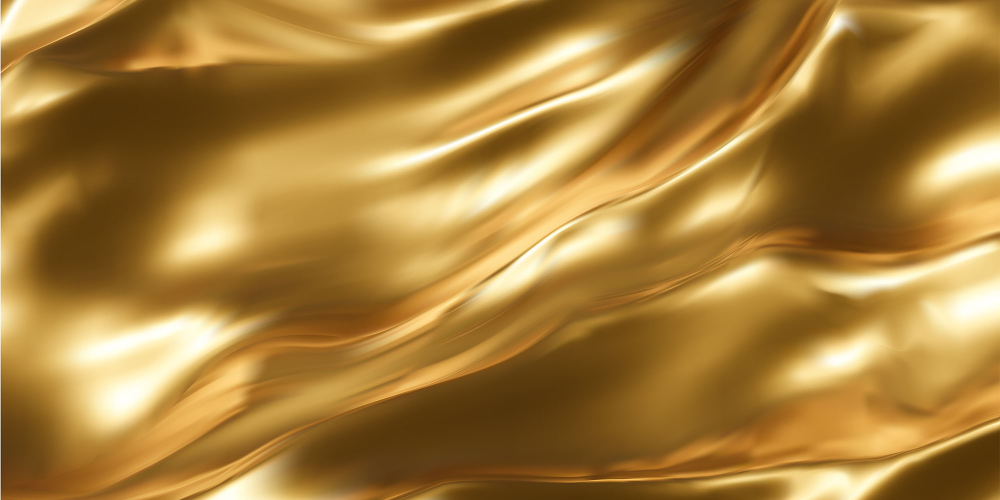
#> input picture python/assets/line-gradient.jpg, 2000 x 1000 px (shown at 1/2 size); the run also reads 1 picture not shown here
$ python generate_image.py
#> lines starting #> are read from the running program, lines starting #| are printed output that depends on the picture; after the words box and inside, x2 and y2 are one past the last pixel; in counts of white or black regions, pixels touching at a corner belong together
import os
import glob
import random
from PIL import Image, ImageDraw
import numpy as np

# 线条数据
api_data = [0.6384532879572101,0.6722419265351831,0.7150069025046927,0.7950014287474461,0.7947472945790489,0.7401317673768544,0.722553607379248,0.710701473808543,0.7486681462855103,0.8164330856107183,0.8681893211318872,0.8817548877567277,0.9349614485890521,0.964264007668949,0.9190144637729916,0.8897349483646959,0.8271815423739173,0.7643971036758967,0.7279158765564631,0.6979542578586894,0.7233332713748055,0.7747760093414968,0.7853260643053066,0.8180706957387998,0.8012979895544359,0.7803295857794137,0.7741721301053544,0.8194357198485236,0.8123604227389977,0.7609153840702542,0.7184480029064213,0.6879150533424416,0.7401742771372042,0.7759490865669978,0.7706585181576572,0.7193308153776672,0.6562197847270008,0.6374215237935422,0.5711044458527876,0.5336893307666897,0.5230385777263182,0.5697626660827446,0.5886864215912023,0.6511636997489193,0.6707873544093793,0.6600810577997347,0.6374397917523359,0.6120722429801783,0.5389905525865505,0.5009884389941488,0.45042327309431557,0.45090859577782777,0.5918579389934034,0.5629251234054288,0.497865775042301,0.5001521970745436,0.41577803883284,0.37752034651258365,0.40986274240789383,0.41811184467158874,0.4726907428326413,0.5414148488621398,0.5521786297677965,0.623958433820216,0.6544862013609147,0.6848326296745111,0.7293415403705625,0.6702789533707362,0.6582040232212212,0.6022059353973668,0.5715271380167248,0.48669858342531136,0.4531680642775446,0.5089018854148528,0.5441697000018825,0.6251733733314658,0.6617058227369321,0.6940778733701741,0.7305809435481159,0.7872230015697701,0.8050480002628514,0.8418668435205406,0.8791737552246597,0.9249181478204946,0.9845238855330636,0.9480950577209271,0.9291779962699995,0.8926954211272546,0.8517785219149219,0.8415764467823856,0.8025490472194202,0.7491707500795712,0.7057606746875817,0.6864074510438387,0.6387986170078879,0.6218962538596626,0.6753289643510407,0.683565638606696,0.7262985457541202,0.7687455425527066,0.8084329136479802,0.9001022525759521,0.896870036591346,0.9314359444180033,0.22067398735878385,0.24421171078981718,0.32285387561587225,0.377905455539321,0.41692685632079884,0.4592217941418426,0.47988594762676595,0.5623327018024877,0.5847484810950987,0.5807032999409543,0.5599501894897138,0.5070985201347548,0.4890037584718692,0.41918153007628906,0.39732864461851597,0.3574562565028583,0.2699494449094151,0.27579268577915844,0.26218049477765915,0.3181582712139383,0.38674888351763204,0.42448353727753874,0.41053788276720615,0.33720608897402204,0.3086945978816694,0.28679893387347777,0.20892099170190098,0.17899732024001325,0.1691904837122556,0.18013218904548634,0.18916595669284858,0.2304593378447073,0.30870087216678094,0.31178989639951116,0.402564400280286,0.4196688859999991,0.4627838162544641,0.4592056626484451,0.4471180056212264,0.4379109744442666,0.4744614655142857,0.43264060983080616,0.4127432245511649,0.42448751683518143,0.46744307019141196,0.5457799667350131,0.5606282911952337,0.6268052869160807,0.6500317671217357,0.7150099458820296,0.7638030197741442,0.7985705733091052]

# 配置
size = (956, 671)
num_layers = 3
num_lines = 3
imgs_per_layer = 8
random.seed(42)
def rand_rgba(alpha=128):
    return (random.randint(100, 255), random.randint(100, 255), random.randint(100, 255), alpha)

imgset_paths = sorted(glob.glob('imgset/*'))
bg_gradient = Image.open('assets/bg-gradient.png').convert('RGBA')
line_gradient = Image.open('assets/line-gradient.jpg').convert('RGBA')
overall_bg = Image.open('assets/bg.png').convert('RGBA').resize(size)
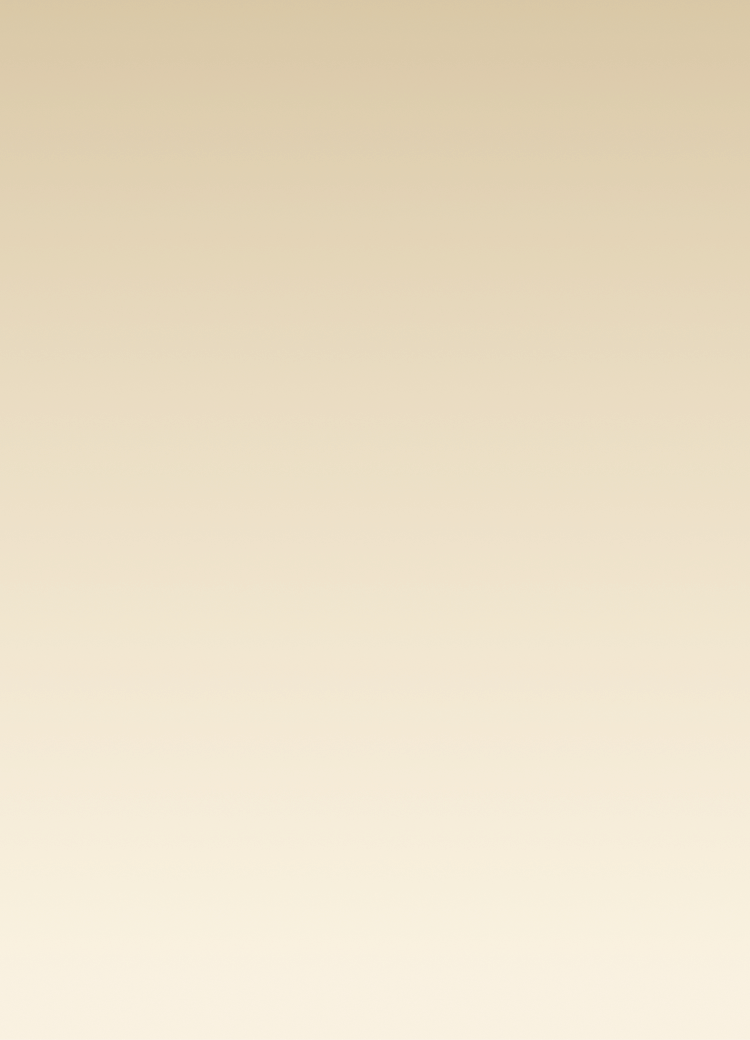
#> input picture python/assets/bg.png, 750 x 1040 px

points_per_line = len(api_data) // num_lines

# 1. 生成每层背景（折线下方区域，渐变+色块）
backgrounds = []
for i in range(num_layers):
    line_data = api_data[i*points_per_line:(i+1)*points_per_line]
    points = [(int(x*size[0]/(points_per_line-1)), int(size[1] - y*size[1])) for x, y in enumerate(line_data)]
    poly = points + [(size[0], size[1]), (0, size[1])]
    mask = Image.new('L', size, 0)
    ImageDraw.Draw(mask).polygon(poly, fill=255)
    color_bg = Image.new('RGBA', size, rand_rgba(180))
    grad_bg = bg_gradient.resize(size)
    color_with_grad = color_bg.copy()
    color_with_grad.putalpha(grad_bg.split()[-1])
    layer_bg = Image.new('RGBA', size, (0,0,0,0))
    layer_bg.paste(color_with_grad, (0,0), mask)
    backgrounds.append(layer_bg)
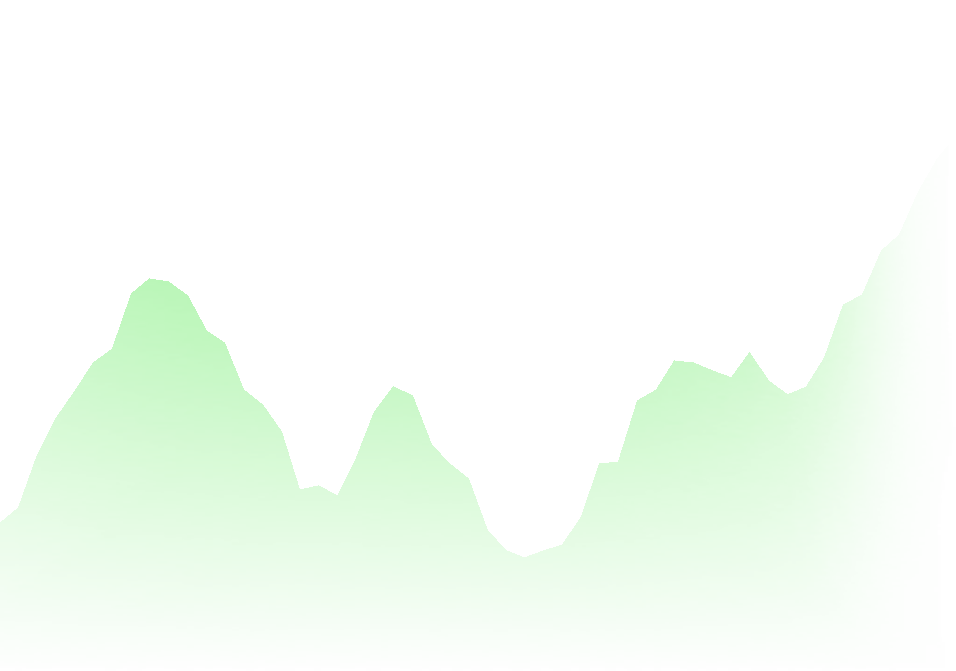
#> layer_bg: PIL image 956x671 RGBA; mean R, G, B, A 52.1, 98.8, 50.4, 16.7; transparent parts drawn white
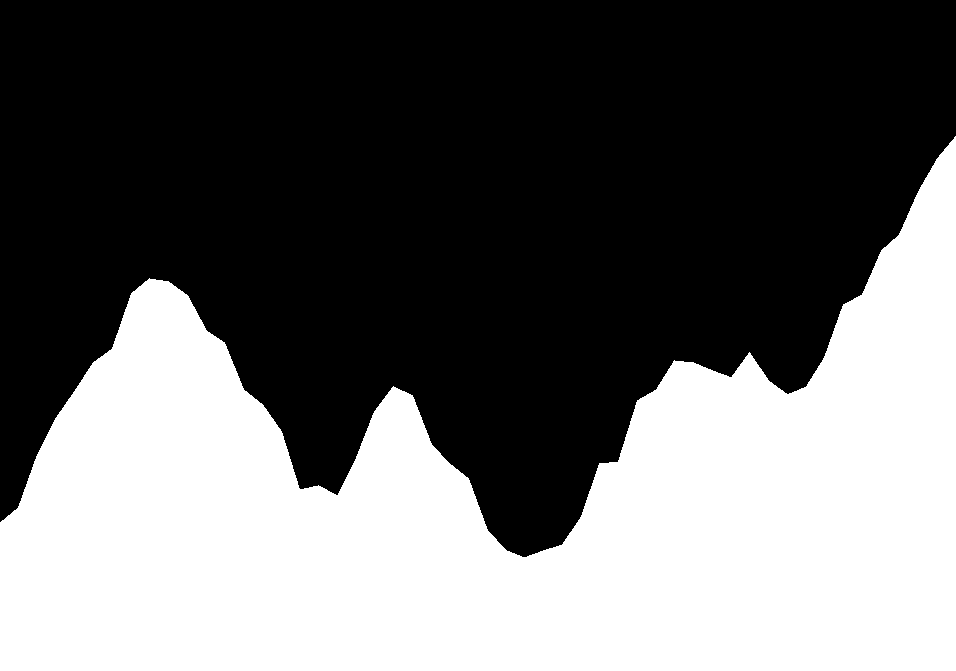
#> mask: PIL image 956x671 L; 41.3% white; 1 white region, box (x1, y1, x2, y2) and area: (0, 136, 956, 671) 265143
#> after the loop, backgrounds = 3 items

# 2. 生成每层建筑（横向依次排开，底部对齐，等比缩放）
buildings = []
for i in range(num_layers):
    layer = Image.new('RGBA', size, (0,0,0,0))  # 全透明
    chosen_imgs = [random.choice(imgset_paths) for _ in range(imgs_per_layer)]
    line_data = api_data[i*points_per_line:(i+1)*points_per_line]
    for j, img_path in enumerate(chosen_imgs):
        x0 = int(j * size[0] / imgs_per_layer)
#> x0 = 0
        x1 = int((j+1) * size[0] / imgs_per_layer)
#> x1 = 119
        w = x1 - x0
#> w = 119
        center_idx = int((j + 0.5) * points_per_line / imgs_per_layer)
        h_ratio = line_data[min(center_idx, points_per_line-1)]
        h = int(size[1] * h_ratio)
#> h = 533
        img = Image.open(img_path).convert('RGBA')
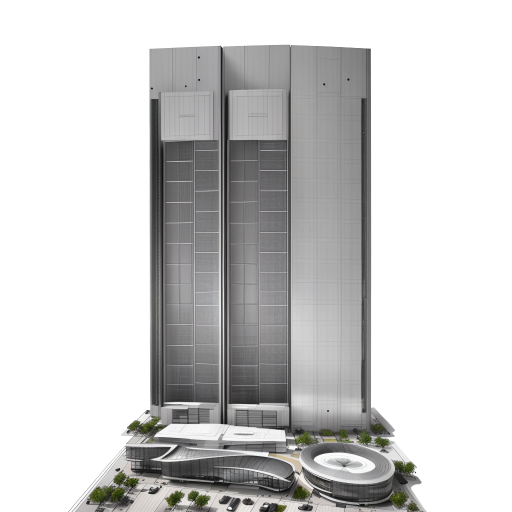
#> input picture python/imgset/ComfyUI_flat_00036_.png, 1024 x 1024 px (shown at 1/2 size)
#> img is the input picture: PIL image 1024x1024 RGBA; mean R, G, B, A 205.6, 205.3, 205.1, 107.8
        orig_w, orig_h = img.size
#> orig_w = 1024; orig_h = 1024
        scale = h / orig_h
#> scale = 0.521
        new_w = int(orig_w * scale)
#> new_w = 533
        new_h = int(orig_h * scale)
#> new_h = 533
        img = img.resize((new_w, new_h), resample=Image.Resampling.LANCZOS)
#> img: PIL image 533x533 RGBA
        paste_x = x0 + (w - new_w) // 2
#> paste_x = -207
        paste_y = size[1] - new_h
#> paste_y = 138
        layer.alpha_composite(img, (paste_x, paste_y))
    color_overlay = Image.new('RGBA', size, rand_rgba(40))  # 更低透明度
    layer = Image.alpha_composite(layer, color_overlay)
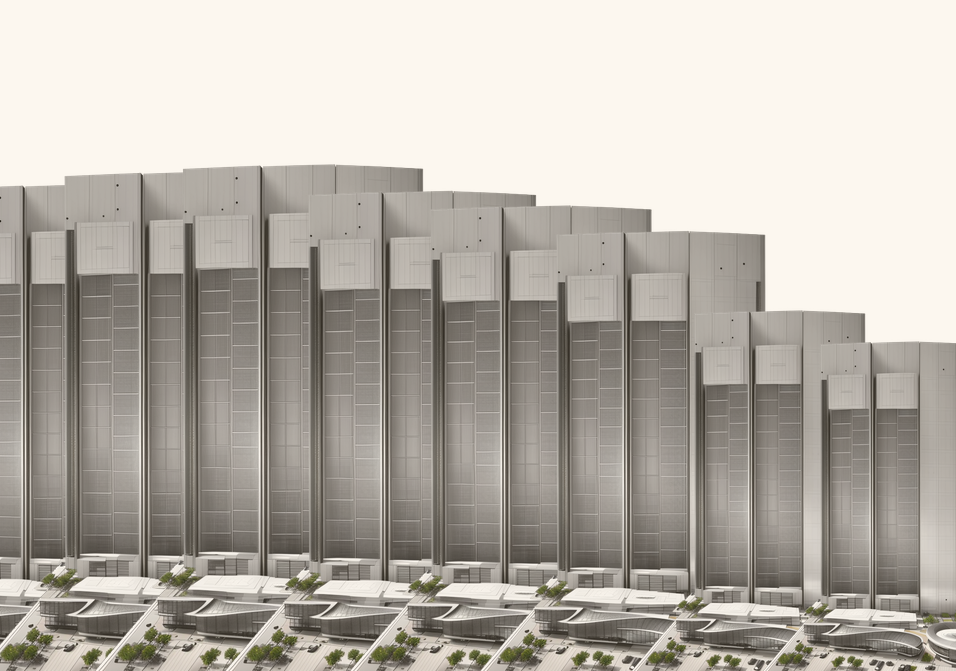
#> layer: PIL image 956x671 RGBA; mean R, G, B, A 177.9, 163.8, 141.8, 185.7; transparent parts drawn white
    buildings.append(layer)

# 3. 抗锯齿渐变线条函数
def draw_gradient_line(img, points, gradient_img, width=8, scale=4):
    big_size = (img.size[0]*scale, img.size[1]*scale)
    mask = Image.new('L', big_size, 0)
    draw = ImageDraw.Draw(mask)
    big_points = [(x*scale, y*scale) for x, y in points]
    big_width = width * scale
    draw.line(big_points, fill=255, width=big_width)
    for pt in big_points:
        x, y = pt
        r = big_width // 2
        draw.ellipse([x - r, y - r, x + r, y + r], fill=255)
    mask = mask.resize(img.size, resample=Image.Resampling.LANCZOS)
    grad = gradient_img.resize(img.size)
    img.paste(grad, (0,0), mask)
    return img

# 4. 合成：白色底+assets/bg.png+每层内容
base = Image.new('RGBA', size, (255,255,255,255))
#> base: PIL image 956x671 RGBA; every value is 255
base = Image.alpha_composite(base, overall_bg)
for i in range(num_layers):
    base = Image.alpha_composite(base, backgrounds[i])
    base = Image.alpha_composite(base, buildings[i])
    line_data = api_data[i*points_per_line:(i+1)*points_per_line]
    points = [(int(x*size[0]/(points_per_line-1)), int(size[1] - y*size[1])) for x, y in enumerate(line_data)]
    base = draw_gradient_line(base, points, line_gradient, width=2)
#> this loop made 3 passes
#> pass 1, in draw_gradient_line, `mask = mask.resize(img.size, resample=Image.Resampling.LANCZOS)`:
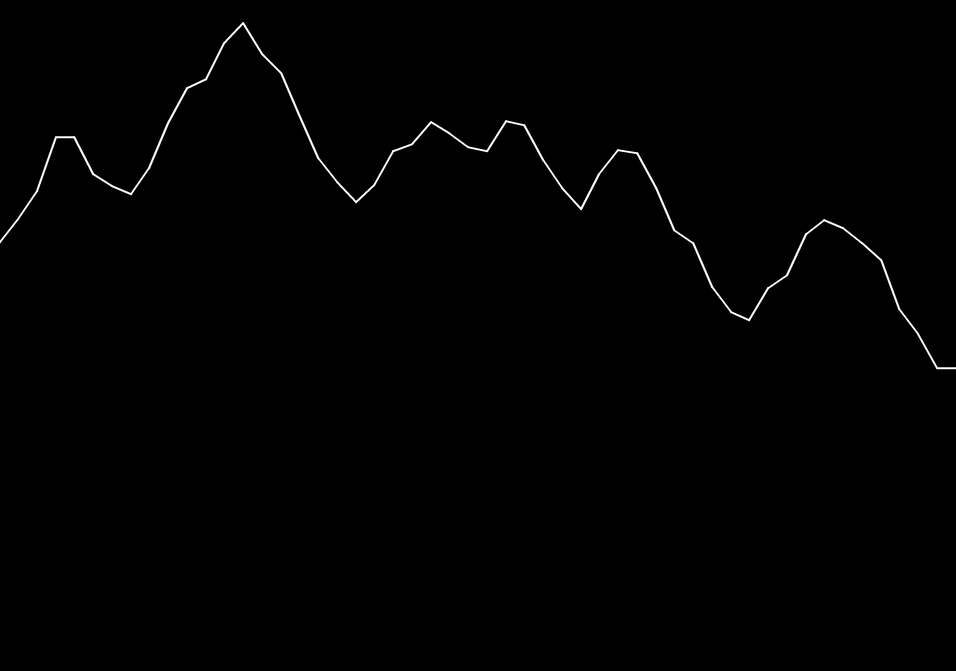
#> mask: PIL image 956x671 L; min 0, max 255, mean 1.3
#> after the loop:
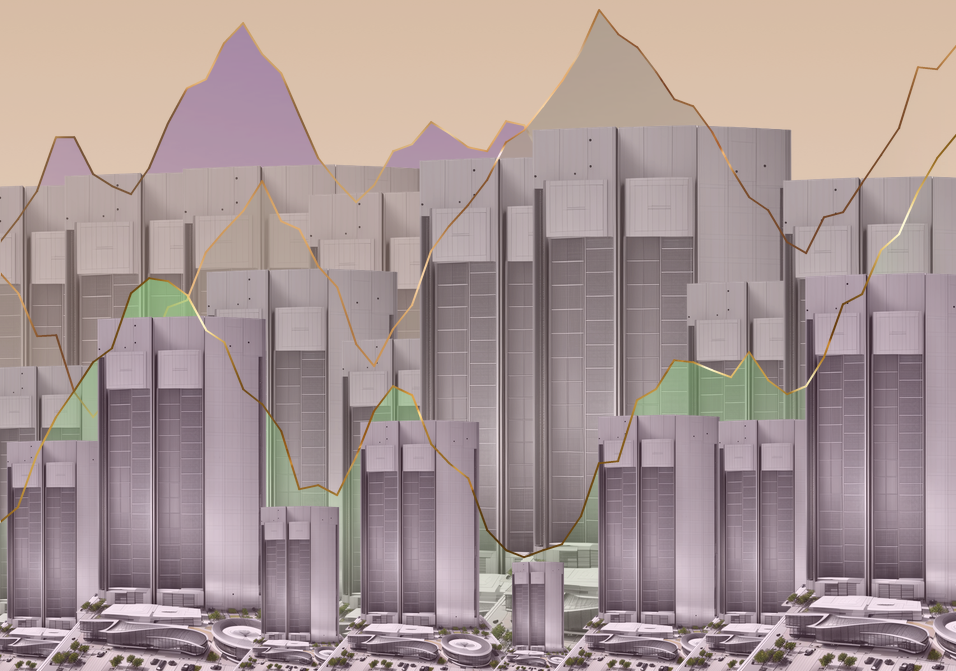
#> base: PIL image 956x671 RGBA; mean R, G, B, A 168, 150.7, 149.4, 255

base.save('output.png')
print('output.png generated.')
